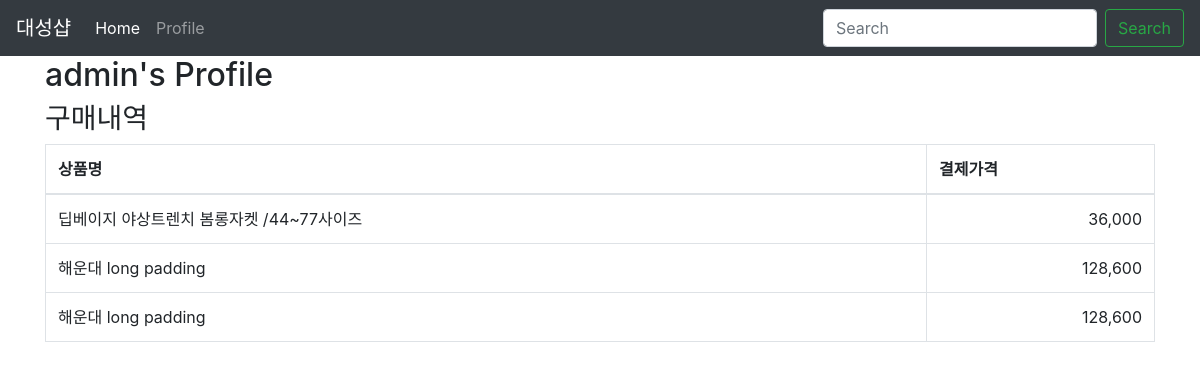
/accounts/profile/ (signed in), run on an earlier commit of the app's database.
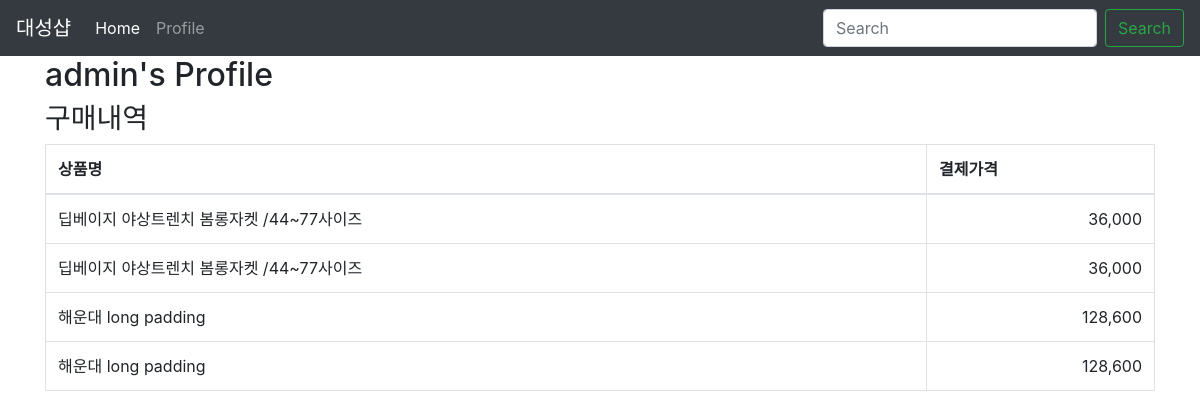
And on a later commit of the database.
### shop/models.py (models this page shows)
class order(models.Model):
    user = models.ForeignKey(settings.AUTH_USER_MODEL, on_delete=models.CASCADE)
    item = models.ForeignKey(Item, on_delete=models.CASCADE)
    name = models.CharField(max_length=100, verbose_name='상품명')
    amount = models.PositiveIntegerField(verbose_name='결제금액')
    class Meta:
        ordering = ('-id',)

### accounts/views.py (the view)
# urls.py: path('profile/',profile,name='profile'),
@login_required
def profile(request):
    order_list = request.user.order_set.all()
    return render(request, 'accounts/profile.html', {
        'order_list' : order_list,
    })

### accounts/templates/accounts/profile.html
{% extends "accounts/layout.html"%}
{% load humanize %}
{% block content%}
<div class="container">
    <div class="row">
        <div class="col-sm-12">
            <h2>{{user}}'s Profile</h2>
            <h3>구매내역</h3>
            <table class="table table-hover table-bordered">
                <thead>
                    <tr>
                        <th>상품명</th>
                        <th>결제가격</th>
                    </tr>
                </thead>
                <tbody>
                    {% for order in order_list %}
                    <tr>
                        <td>{{ order.name }}</td>
                        <td class="text-right">{{ order.amount|intcomma }}</td>
                    </tr>
                    {% endfor %}
                </tbody>
            </table>
        </div>
    </div>
</div>
{% endblock %}

### accounts/templates/accounts/layout.html
{% extends "layout.html"%}

### shopping/templates/layout.html (shortened to what this page needs)
<!DOCTYPE html>
<html lang="en">
<head>
    <link rel="stylesheet" href="    //stackpath.bootstrapcdn.com/bootstrap/4.1.1/css/bootstrap.min.css"
    />
</head>
<body>
    <nav class="navbar navbar-expand-md navbar-dark bg-dark">
        <a class="navbar-brand" href="#">대성샵</a>
        <div class="collapse navbar-collapse" id="navbarsExampleDefault">
            <ul class="navbar-nav mr-auto">
                <li class="nav-item active">
                    <a class="nav-link" href="{% url 'root' %}">Home
                    </a>
                </li>
                {% if user.is_authenticated %}
                    <li class="nav-item">
                        <a class="nav-link"href="{% url 'accounts:profile' %}">Profile</a>
                    </li>
                {% endif %}
            </ul>
            <form class="form-inline my-2 my-lg-0" action="{% url "shop:index" %}">
                <input name='q'value="{{q}}"" class="form-control mr-sm-2" type="text" placeholder="Search" aria-label="Search">
                <button class="btn btn-outline-success my-2 my-sm-0" type="submit">Search</button>
            </form>
        </div>
    </nav>
    {% block content%}
    {% endblock%}
</body>
</html>

What changed in the data, as far as the page shows it:
added order: name "딥베이지 야상트렌치 봄롱자켓 /44~77사이즈", amount "36,000"
